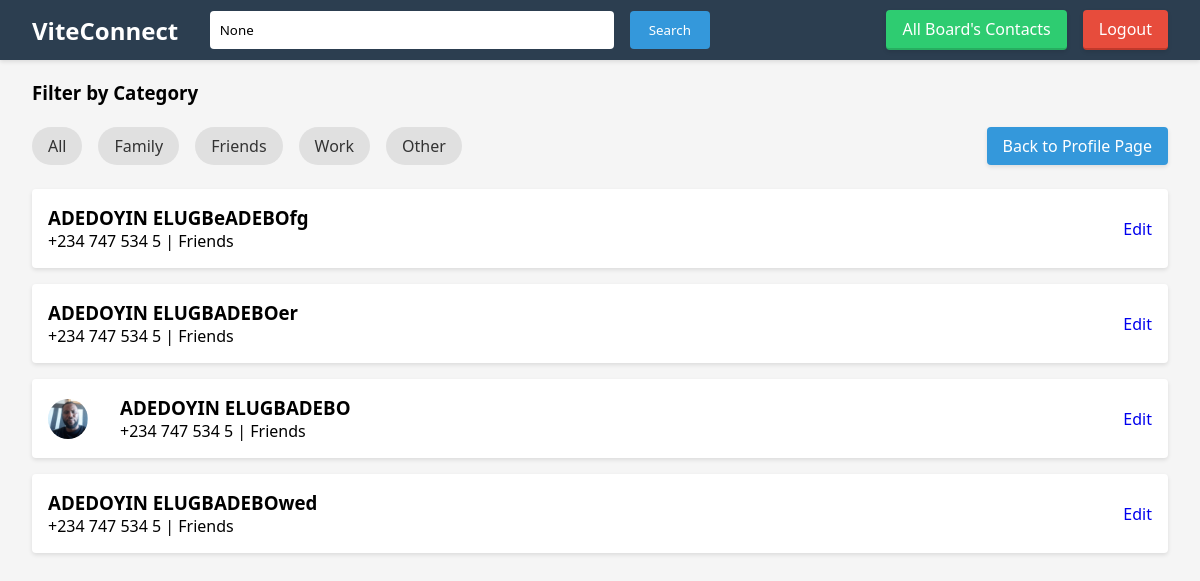
Screenshot of /contact_list/?category=friends (signed in) with the database file from the repository.
### contacts/models.py (models this page shows, shortened)
class Contact(models.Model):
    CATEGORY_CHOICES = [
        ('family', 'Family'),
        ('friends', 'Friends'),
        ('work', 'Work'),
        ('other', 'Other'),
    ]
    name = models.CharField(max_length=100)
    email = models.EmailField(unique=True)
    phone = models.CharField(max_length=15)
    address = models.TextField(blank=True, null=True)
    category = models.CharField(max_length=20, choices=CATEGORY_CHOICES, default='other')
    profile_picture = models.ImageField(upload_to='contact_pictures/', blank=True, null=True)
    created_at = models.DateTimeField(auto_now_add=True)
    user = models.ForeignKey(User, on_delete=models.CASCADE, null=True)  # important
    class Meta:
        unique_together = ['email', 'user']  # Make email unique per user

### contacts/views.py (the view)
# urls.py: path('contact_list/', contact_list, name='contact_list'),
@login_required
def contact_list(request):
    contacts = Contact.objects.filter(user=request.user)
    query = request.GET.get('q')
    category = request.GET.get('category', 'all')
    contacts = Contact.objects.all()
    if query:
        contacts = contacts.filter(
            Q(name__icontains=query) |
            Q(email__icontains=query) |
            Q(phone__icontains=query)
        )
    if category and category != "all":
        contacts = contacts.filter(category=category)
    paginator = Paginator(contacts, 5)
    page_number = request.GET.get('page')
    contacts_page = paginator.get_page(page_number)
    return render(request, 'contacts/contact_list.html', {
        'contacts': contacts_page,
        'query': query,
        'category': category
    })

### contacts/templates/contacts/contact_list.html (shortened to what this page needs)
{% extends "contacts/base.html" %}
{% block content %}
    <h3>Filter by Category</h3></br>
    <div class="filter-header">
    <ul class="category-filter">
        <li><a href="?category=all{% if query %}&q={{ query }}{% endif %}">All</a></li>
        <li><a href="?category=family{% if query %}&q={{ query }}{% endif %}">Family</a></li>
        <li><a href="?category=friends{% if query %}&q={{ query }}{% endif %}">Friends</a></li>
        <li><a href="?category=work{% if query %}&q={{ query }}{% endif %}">Work</a></li>
        <li><a href="?category=other{% if query %}&q={{ query }}{% endif %}">Other</a></li>
    </ul>
    <a href="{% url 'profile' %}" class="auth-link">Back to Profile Page</a>
</div>
    <ul class="contact-list">
        {% for contact in contacts %}
            <li>
                <div class="contact-info">
                    {% if contact.profile_picture %}
                        <img src="{{ contact.profile_picture.url }}"
                             class="contact-thumbnail"
                             alt="{{ contact.name }}"
                             width="40"
                             height="40">
                    {% endif %}
                    <div>
                        <h3>{{ contact.name }}</h3>
                        <p>{{ contact.phone }} | {{ contact.get_category_display }}</p>
                    </div>
                </div>
                <div class="contact-actions">
                    <a href="{% url 'edit_contact' contact.pk %}">Edit</a>
                </div>
            </li>
        {% empty %}
            <li>No contacts found.</li>
        {% endfor %}
    </ul>
{% endblock %}

### contacts/static/css/styles.css (style rules this page uses)
* { margin: 0; padding: 0; box-sizing: border-box; font-family: 'Segoe UI', Tahoma, Geneva, Verdana, sans-serif; }
body { background: #f5f5f5; padding: 2rem; max-width: 1200px; margin: 0 auto; padding-top: 80px; }
.auth-link { color: white; text-decoration: none; padding: 0.5rem 1rem; border-radius: 4px; transition: all 0.3s ease; font-weight: 500; box-shadow: 0 2px 4px rgba(0,0,0,0.1); }
.contact-info { display: flex; align-items: center; gap: 1.5rem; }
.contact-actions { display: flex; gap: 1rem; }
.contact-actions a { text-decoration: none; transition: color 0.3s; }
.category-filter { display: flex; gap: 1rem; margin-bottom: 2rem; list-style: none; }
.category-filter a { padding: 0.5rem 1rem; background: #e0e0e0; border-radius: 20px; text-decoration: none; color: #333; transition: all 0.3s; }
.contact-list { list-style: none; margin-bottom: 2rem; }
.contact-list li { background: white; padding: 1rem; margin-bottom: 1rem; border-radius: 4px; box-shadow: 0 2px 4px rgba(0,0,0,0.1); display: flex; justify-content: space-between; align-items: center; }
.contact-thumbnail { border-radius: 50%; margin-right: 1rem; object-fit: cover; }
.contact-info { display: flex; align-items: center; gap: 1rem; }
.auth-link { color: white; text-decoration: none; padding: 0.5rem 1rem; border-radius: 4px; background: #3498db; }
.filter-header { display: flex; justify-content: space-between; align-items: center; margin-bottom: 1.5rem; gap: 2rem; }
.category-filter { display: flex; gap: 1rem; list-style: none; padding: 0; margin: 0; flex-wrap: wrap; }
body { padding-bottom: 60px; }

### rows the page displays
Contact: name "ADEDOYIN ELUGBeADEBOfg", phone "+234 747 534 5", category "Friends"
Contact: name "ADEDOYIN ELUGBADEBOer", phone "+234 747 534 5", category "Friends"
Contact: profile_picture (picture), name "ADEDOYIN ELUGBADEBO", phone "+234 747 534 5", category "Friends"
Contact: name "ADEDOYIN ELUGBADEBOwed", phone "+234 747 534 5", category "Friends"
